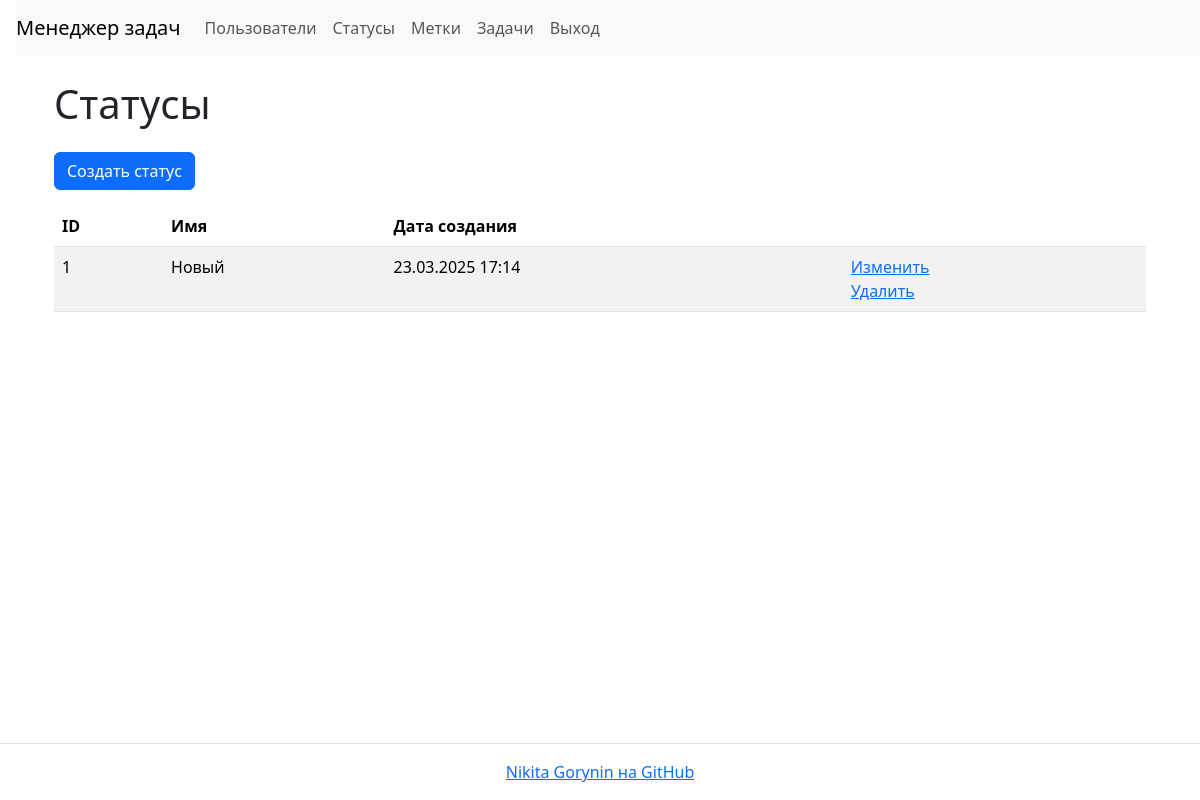
Page /statuses/ (signed in) on the earlier database version.
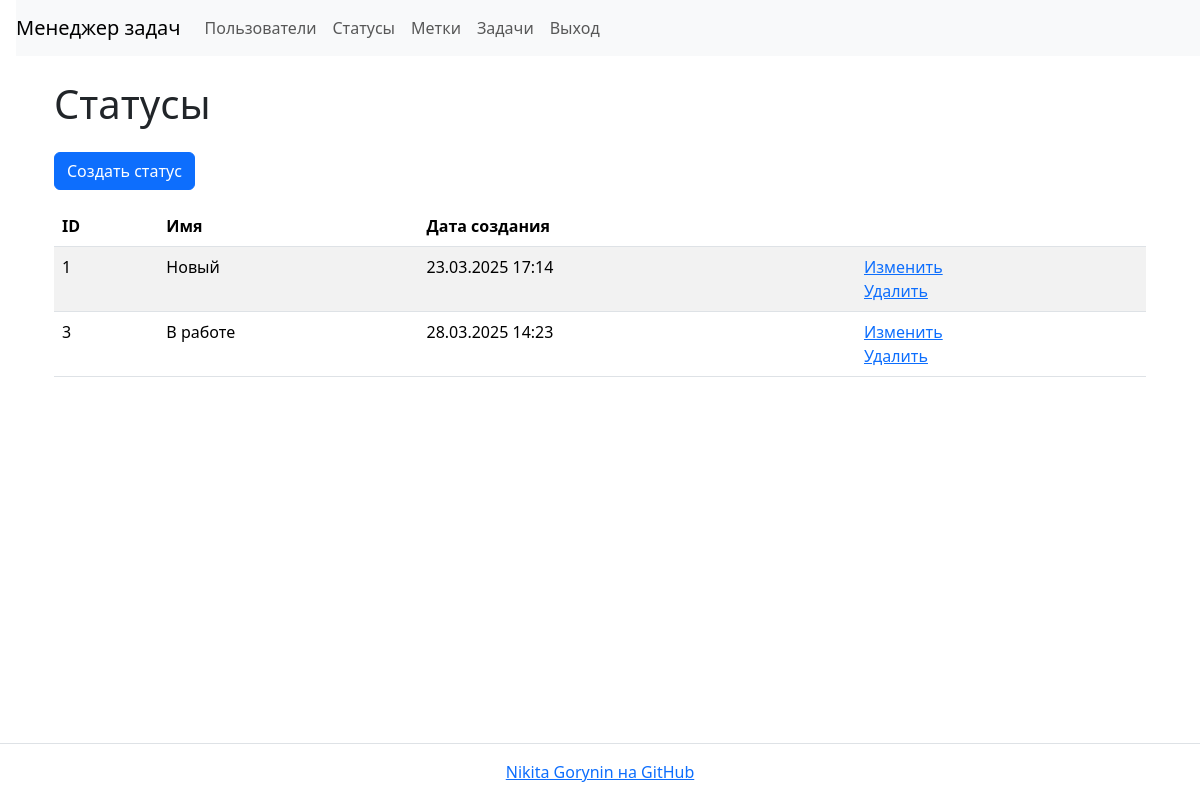
Same page on the later database version.
### task_manager/statuses/models.py (models this page shows, shortened)
class Status(models.Model):
    date_joined = models.DateTimeField(auto_now_add=True)
    name = models.CharField(max_length=400, unique=True)

### task_manager/statuses/views.py (the view)
# urls.py: path('', StatusesListView.as_view(), name='statuses'),
class StatusesListView(AuthRequiredMixin, ListView):
    template_name = 'statuses/list.html'
    model = Status
    context_object_name = 'statuses'
    extra_context = {
        'header': 'Статусы'
    }

### task_manager/mixins.py (called while the page is built)
    def dispatch(self, request, *args, **kwargs):
        if not request.user.is_authenticated:
            self.error(request, self.auth_message)
            return redirect(reverse_lazy('login'))
        return super().dispatch(request, *args, **kwargs)

### task_manager/templates/statuses/list.html
{% extends "base.html" %}
{% block content %}
<div class="container wrapper flex-grow-1">
    <h1 class="my-4">{{ header }}</h1>
    <a class="btn btn-primary mb-3" href="{% url 'status_create' %}">Создать статус</a>
    <table class="table table-striped">
        <thead>
            <tr>
                <th>ID</th>
                <th>Имя</th>
                <th>Дата создания</th>
                <th></th>
            </tr>
        </thead>
        <tbody>
            {% if statuses %}
                {% for status in statuses %}
                    <tr>
                        <td>{{ status.id }}</td>
                        <td>{{ status.name }}</td>
                        <td>{{ status.date_joined|date:"d.m.Y H:i" }}</td>
                        <td>
                          <a href="{% url 'status_update' status.id %}">Изменить</a>
                          <br>
                          <a href="{% url 'status_delete' status.id %}">Удалить</a>
                        </td>
                    </tr>
                {% endfor %}
            {% endif %}
        </tbody>
    </table>
</div>
{% endblock %}

Differences in the rows shown:
added Status: id "3", name "В работе", date_joined "28.03.2025 14:23"
